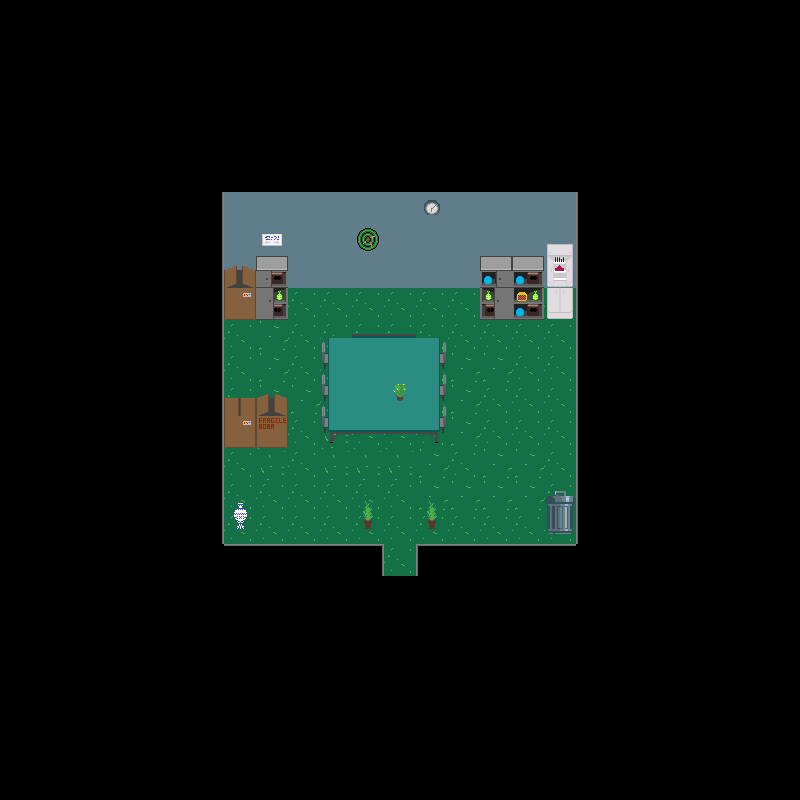

Below is a game level as drawn by its tile map, then a one-line description and the .tmx that defines it (tile-layer data replaced by summaries):
An orthogonal 25x25 tile map with 32x32 px tiles, 5 tile layers (backgroundLayer, wallLayer, objectLayer, objectAboveLayer, ...), 8 tilesets and 1 object.

<map version="1.2" tiledversion="1.2.3" orientation="orthogonal" renderorder="right-down" width="25" height="25" tilewidth="32" tileheight="32" infinite="0" nextlayerid="7" nextobjectid="2">
 <tileset firstgid="1" name="overworldTiles" tilewidth="32" tileheight="32" tilecount="20" columns="5">
  <image source="../../assets/Overworld/overworldSpriteSheet.png" width="160" height="128" />
 </tileset>
 <tileset firstgid="21" name="backSpriteSheet" tilewidth="32" tileheight="32" tilecount="36" columns="6">
  <image source="../../assets/Overworld/backSpriteSheet.png" width="192" height="192" />
 </tileset>
 <tileset firstgid="57" name="f2tiles" tilewidth="32" tileheight="32" tilecount="56" columns="8">
  <image source="../../assets/Floor 2/f2spritesheet.png" width="256" height="224" />
 </tileset>
 <tileset firstgid="113" name="f2objs" tilewidth="32" tileheight="32" tilecount="16" columns="4">
  <image source="../../assets/Floor 2/objspritesheet.png" width="128" height="128" />
 </tileset>
 <tileset firstgid="129" name="objects" tilewidth="32" tileheight="32" tilecount="20" columns="4">
  <image source="../../assets/Floor 1/Floors/objspritesheet.png" width="128" height="160" />
 </tileset>
 <tileset firstgid="149" name="f2tiles" tilewidth="32" tileheight="32" tilecount="56" columns="8">
  <image source="../../assets/Floor 2/f2spritesheet.png" width="256" height="224" />
 </tileset>
 <tileset firstgid="205" name="floor1tiles" tilewidth="32" tileheight="32" tilecount="81" columns="9">
  <image source="../../assets/Floor 1/Floors/f1spritesheet.png" width="288" height="288" />
  <tile id="21">
   <properties>
    <property name="door" value="down" />
   </properties>
  </tile>
  <tile id="22">
   <properties>
    <property name="door" value="left" />
   </properties>
  </tile>
  <tile id="23">
   <properties>
    <property name="door" value="right" />
   </properties>
  </tile>
  <tile id="24">
   <properties>
    <property name="door" value="up" />
   </properties>
  </tile>
 </tileset>
 <tileset firstgid="286" name="mainSpriteSheet" tilewidth="32" tileheight="32" tilecount="16" columns="4">
  <image source="../../assets/Overworld/mainSpriteSheet.png" width="128" height="128" />
 </tileset>
 <layer id="1" name="backgroundLayer" width="25" height="25">
  <data>[625 cells, 625 non-empty, 4 distinct tile ids]</data>
 </layer>
 <layer id="2" name="wallLayer" width="25" height="25">
  <data>[625 cells, 84 non-empty, 14 distinct tile ids]</data>
 </layer>
 <layer id="6" name="objectLayer" width="25" height="25">
  <data>[625 cells, 28 non-empty, 21 distinct tile ids]</data>
 </layer>
 <layer id="5" name="objectAboveLayer" width="25" height="25">
  <data>[625 cells, 11 non-empty, 5 distinct tile ids]</data>
 </layer>
 <objectgroup id="4" name="doorLayer">
  <object id="1" gid="53" x="384" y="576" width="32" height="32">
   <properties>
    <property name="door" value="down" />
   </properties>
  </object>
 </objectgroup>
 <layer id="3" name="aboveLayer" width="25" height="25">
  <data>[625 cells, 0 non-empty, 0 distinct tile ids]</data>
 </layer>
</map>
